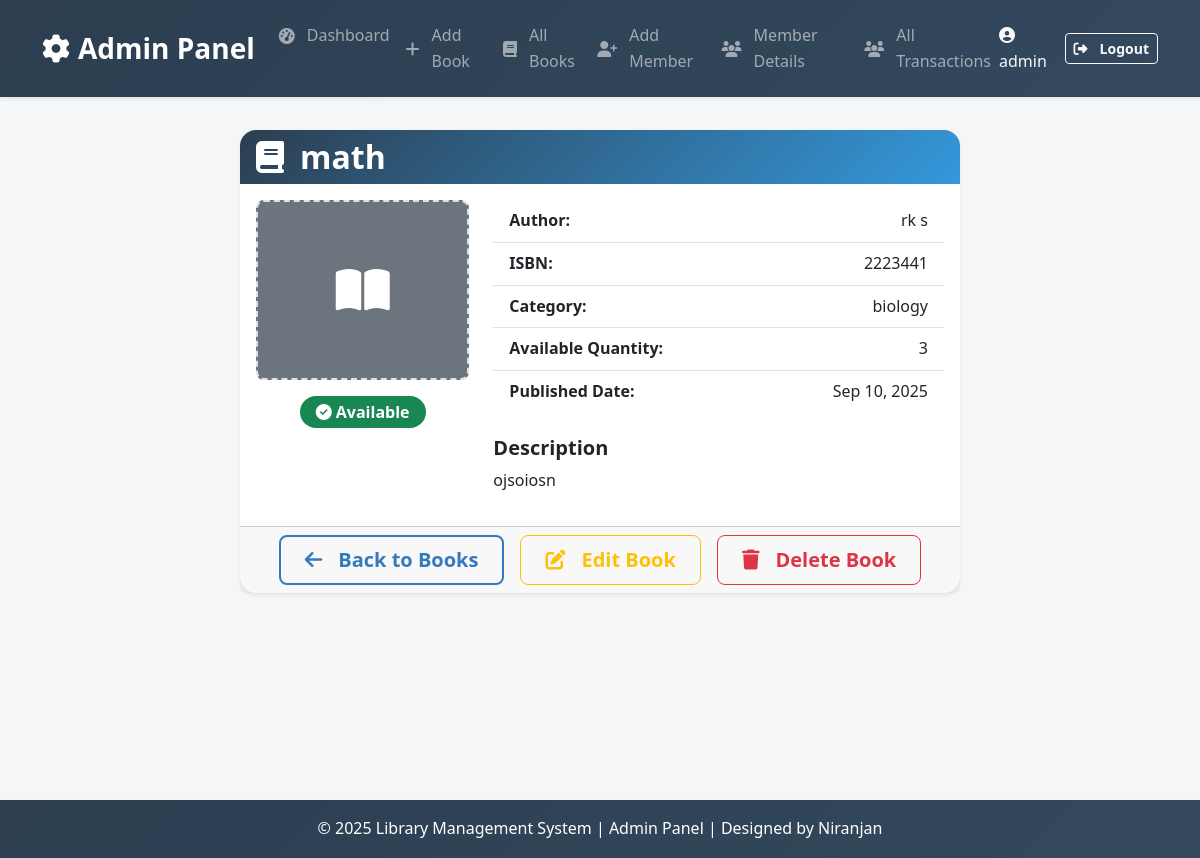
/books/7/ (signed in), run on the app's committed database.
### books/models.py (models this page shows, shortened)
class Book(models.Model):
    title = models.CharField(max_length=200)
    author = models.CharField(max_length=100)
    isbn = models.CharField(max_length=13, unique=True)
    category = models.CharField(max_length=100, blank=True)
    quantity = models.PositiveIntegerField(default=1)
    description = models.TextField(blank=True)
    published_date = models.DateField()
    availability_status = models.BooleanField(default=True)
    created_at = models.DateTimeField(auto_now_add=True)
    updated_at = models.DateTimeField(auto_now=True)
    class Meta:
        ordering = ['title']
    @property
    def available_quantity(self):
        from transactions.models import Transaction
        borrowed_count = Transaction.objects.filter(book=self, status='borrowed').count()
        return max(0, self.quantity - borrowed_count)

### books/views.py (the view)
# urls.py: path('<int:book_id>/', book_detail, name='book_detail'),
@login_required
def book_detail(request, book_id):
    book = get_object_or_404(Book, id=book_id)
    context = {
        'book': book,
        'is_staff': request.user.is_staff,
        'user': request.user,
        'base_template': 'admin_base.html' if request.user.is_staff else 'base.html',
    }
    return render(request, 'books/book_detail.html', context)

### templates/books/book_detail.html (shortened to what this page needs)
{% extends base_template %}
{% block content %}
<div class="container my-5">
  <div class="row justify-content-center">
    <div class="col-lg-8">
      <div class="card shadow-sm rounded-4">
        <div class="card-header bg-primary text-white rounded-top-4 d-flex align-items-center">
          <i class="fas fa-book fa-2x me-3"></i>
          <h2 class="mb-0">{{ book.title }}</h2>
        </div>
        <div class="card-body">
          <div class="row">
            <div class="col-md-4 text-center mb-4 mb-md-0">
              <div class="text-center mb-3">
                {% if book.cover_image_url %}
                  <img src="{{ book.cover_image_url }}" alt="{{ book.title }} cover" class="img-fluid rounded-3" style="max-height: 180px; object-fit: contain;">
                {% else %}
                  <div class="book-cover-placeholder rounded-3 d-flex align-items-center justify-content-center bg-secondary text-white" style="height: 180px;">
                    <i class="fas fa-book-open fa-3x"></i>
                  </div>
                {% endif %}
              </div>
              <div class="mt-3">
                {% if book.availability_status %}
                  <span class="badge bg-success fs-6 px-3 py-2">
                    <i class="fas fa-check-circle me-1"></i>Available
                  </span>
                {% else %}
                  <span class="badge bg-danger fs-6 px-3 py-2">
                    <i class="fas fa-times-circle me-1"></i>Unavailable
                  </span>
                {% endif %}
              </div>
            </div>
            <div class="col-md-8">
              <ul class="list-group list-group-flush">
                <li class="list-group-item d-flex justify-content-between align-items-center">
                  <strong>Author:</strong>
                  <span>{{ book.author }}</span>
                </li>
                <li class="list-group-item d-flex justify-content-between align-items-center">
                  <strong>ISBN:</strong>
                  <span>{{ book.isbn }}</span>
                </li>
                <li class="list-group-item d-flex justify-content-between align-items-center">
                  <strong>Category:</strong>
                  <span>{{ book.category|default:"Not specified" }}</span>
                </li>
                <li class="list-group-item d-flex justify-content-between align-items-center">
                  <strong>Available Quantity:</strong>
                  <span id="available-quantity">{{ book.available_quantity }}</span>
                </li>
                <li class="list-group-item d-flex justify-content-between align-items-center">
                  <strong>Published Date:</strong>
                  <span>{{ book.published_date|date:"M d, Y" }}</span>
                </li>
              </ul>
              {% if book.description %}
              <div class="mt-4">
                <h5>Description</h5>
                <p>{{ book.description }}</p>
              </div>
              {% endif %}
            </div>
          </div>
        </div>
        <div class="card-footer d-flex flex-wrap justify-content-center gap-3">
          <a href="{% url 'book_list' %}" class="btn btn-outline-primary btn-lg px-4">
            <i class="fas fa-arrow-left me-2"></i>Back to Books
          </a>
          {% if is_staff %}
          <a href="{% url 'edit_book' book.id %}" class="btn btn-outline-warning btn-lg px-4">
            <i class="fas fa-edit me-2"></i>Edit Book
          </a>
          <a href="{% url 'delete_book' book.id %}" class="btn btn-outline-danger btn-lg px-4" onclick="return confirm('Are you sure you want to delete this book?');">
            <i class="fas fa-trash me-2"></i>Delete Book
          </a>
          {% endif %}
        </div>
      </div>
    </div>
  </div>
</div>
<div id="notification-container" class="position-fixed top-0 end-0 p-3" style="z-index: 1050;">
</div>
{% endblock %}

### templates/admin_base.html (shortened to what this page needs)
<!DOCTYPE html>
<html lang="en">
<head>
    {% load static %}
    <link href="https://cdn.jsdelivr.net/npm/bootstrap@5.3.2/dist/css/bootstrap.min.css" rel="stylesheet">
    <link rel="stylesheet" href="https://cdnjs.cloudflare.com/ajax/libs/font-awesome/6.4.0/css/all.min.css">
    <link rel="stylesheet" href="{% static 'css/dashboard.css' %}">
    <link rel="stylesheet" href="{% static 'css/styles.css' %}">
</head>
<body>
    <nav class="navbar navbar-expand-lg navbar-dark bg-primary fixed-top shadow-sm">
        <div class="container-fluid">
            {% if is_staff %}
            <a class="navbar-brand fw-bold fs-3" href="{% url 'admin_dashboard' %}">
                <i class="fas fa-cog me-2"></i>Admin Panel
            </a>
            {% endif %}
            <div class="collapse navbar-collapse" id="adminNavbar">
                <ul class="navbar-nav me-auto mb-2 mb-lg-0">
                    {% if is_staff %}
                    <li class="nav-item">
                        <a class="nav-link" href="{% url 'admin_dashboard' %}">
                            <i class="fas fa-tachometer-alt me-1"></i>Dashboard
                        </a>
                    </li>
                    <li class="nav-item">
                        <a class="nav-link" href="{% url 'add_book' %}">
                            <i class="fas fa-plus me-1"></i>Add Book
                        </a>
                    </li>
                    <li class="nav-item">
                        <a class="nav-link" href="{% url 'book_list' %}">
                            <i class="fas fa-book me-1"></i>All Books
                        </a>
                    </li>
                    <li class="nav-item">
                        <a class="nav-link" href="{% url 'add_member' %}">
                            <i class="fas fa-user-plus me-1"></i>Add Member
                        </a>
                    </li>
                    <li class="nav-item">
                        <a class="nav-link" href="{% url 'member_list' %}">
                            <i class="fas fa-users me-1"></i>Member Details
                        </a>
                    </li>
                    <li class="nav-item">
                        <a class="nav-link" href="{% url 'transaction_history' %}">
                            <i class="fas fa-users me-1"></i>All Transactions
                        </a>
                    </li>
                    {% endif %}
                </ul>
                <div class="d-flex align-items-center">
                    {% if is_staff %}
                    <span class="text-light me-3 d-none d-md-block">
                        <i class="fas fa-user-circle me-1"></i> {{ user.username }}
                    </span>
                    <a href="{% url 'logout' %}" class="btn btn-outline-light btn-sm">
                        <i class="fas fa-sign-out-alt me-1"></i>Logout
                    </a>
                    {% endif %}
                </div>
            </div>
        </div>
    </nav>
    <main class="main-content d-flex flex-column min-vh-100">
        <div class="container-fluid mt-5 pt-4 flex-grow-1">
            {% block content %}{% endblock %}
        </div>
    </main>
    <footer class="footer text-center mt-auto py-3 bg-light shadow-sm">
        <p class="mb-0">&copy; 2025 Library Management System | Admin Panel | Designed by Niranjan</p>
    </footer>
</body>
</html>

### static/css/dashboard.css (style rules this page uses)
* { margin: 0; padding: 0; box-sizing: border-box; font-family: "Segoe UI", sans-serif; }
.navbar { background: #2c3e50; color: white; padding: 15px 30px; display: flex; justify-content: space-between; align-items: center; }
.main-content { padding: 30px; background: #f4f6f8; min-height: calc(100vh - 120px); }
.footer { background: #2c3e50; color: white; text-align: center; padding: 15px; margin-top: auto; width: 100%; position: sticky; bottom: 0; z-index: 10; }

### static/css/styles.css (style rules this page uses)
* { margin: 0; padding: 0; box-sizing: border-box; }
body { font-family: 'Segoe UI', Tahoma, Geneva, Verdana, sans-serif; line-height: 1.6; color: #2c3e50; background-color: #f8f9fa; display: flex; flex-direction: column; min-height: 100vh; overflow-x: hidden; }
.navbar-dark { background: linear-gradient(135deg, #2c3e50 0%, #34495e 100%) !important; box-shadow: 0 4px 20px rgba(0,0,0,0.15); backdrop-filter: blur(10px); }
.navbar-brand { font-weight: 800; font-size: 1.8rem; }
.navbar-nav .nav-link { padding: 0.5rem 1rem; border-radius: 8px; transition: all 0.3s ease; display: flex; align-items: center; gap: 0.5rem; }
.card { border: none; box-shadow: 0 20px 40px rgba(0,0,0,0.1); }
.card-header { background: linear-gradient(135deg, #2c3e50, #3498db); color: white; border: none; }
.btn { font-weight: 600; transition: all 0.3s ease; display: inline-flex; align-items: center; gap: 0.5rem; }
.main-content { padding-top: 10px; min-height: calc(100vh - 120px); }
.footer { background: linear-gradient(135deg, #2c3e50 0%, #34495e 100%); color: white; padding: 1.5rem; margin-top: auto; box-shadow: 0 -2px 10px rgba(0,0,0,0.1); }
.book-cover-placeholder { background: linear-gradient(135deg, #f8f9fa, #e9ecef); border-radius: 12px; padding: 2rem; border: 2px dashed #dee2e6; display: flex; align-items: center; justify-content: center; height: 200px; }
.rounded-4 { border-radius: 1rem !important; }
a, button, .nav-link, .form-control, .btn { transition: all 0.3s ease; }

### templates/books/book_detail.html (style rules this page uses)
body { background: #f5f7fa; font-family: 'Segoe UI', Tahoma, Geneva, Verdana, sans-serif; color: #333; }
.card { border: none; }
.book-cover-placeholder { background: #6c757d; }
.btn-lg { border-radius: 0.5rem; font-weight: 600; }
.btn-outline-primary { border-radius: 0.5rem; border: 2px solid #357ABD; color: #357ABD; }
.badge { font-size: 0.9rem; border-radius: 1rem; font-weight: 600; }
h2, h5 { font-weight: 700; }

### data on the page
Book: title "math", author "rk s", isbn "2223441", category "biology", available_quantity "3", published_date "Sep 10, 2025", description "ojsoiosn"

### other printed values
{{ user.username }} "admin"
